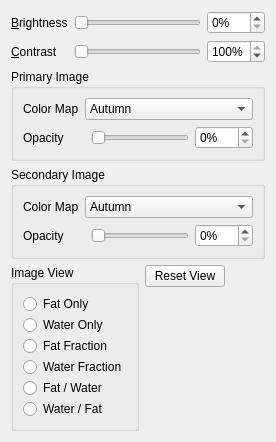
          <widget class="QWidget" name="axialDisplayTab">
           <attribute name="title">
            <string>Axial &amp;Display</string>
           </attribute>
           <layout class="QGridLayout" name="gridLayout_3">
            <item row="2" column="0" colspan="3">
             <widget class="QGroupBox" name="primaryImageBox">
              <property name="sizePolicy">
               <sizepolicy hsizetype="Preferred" vsizetype="Preferred">
                <horstretch>0</horstretch>
                <verstretch>0</verstretch>
               </sizepolicy>
              </property>
              <property name="toolTip">
               <string>&lt;html&gt;&lt;head/&gt;&lt;body&gt;&lt;p&gt;&lt;span style=&quot; font-weight:600;&quot;&gt;Primary Image&lt;/span&gt;&lt;/p&gt;&lt;p&gt;&lt;br/&gt;&lt;/p&gt;&lt;p&gt;The primary image is the image drawn &lt;span style=&quot; text-decoration: underline;&quot;&gt;first&lt;/span&gt; in the axial widget view. The primary image is set based on the options in the &lt;span style=&quot; font-weight:600; text-decoration: underline;&quot;&gt;Image View&lt;/span&gt;&lt;/p&gt;&lt;/body&gt;&lt;/html&gt;</string>
              </property>
              <property name="toolTipDuration">
               <number>4000</number>
              </property>
              <property name="title">
               <string>Primary Image</string>
              </property>
              <layout class="QGridLayout" name="gridLayout_7">
               <item row="0" column="0">
                <widget class="QLabel" name="label_24">
                 <property name="text">
                  <string>Color Map</string>
                 </property>
                 <property name="buddy">
                  <cstring>primColorMapComboBox</cstring>
                 </property>
                </widget>
               </item>
               <item row="1" column="0" colspan="2">
                <widget class="QLabel" name="label_25">
                 <property name="text">
                  <string>Opacity</string>
                 </property>
                 <property name="buddy">
                  <cstring>primOpacitySlider</cstring>
                 </property>
                </widget>
               </item>
               <item row="1" column="2">
                <widget class="QSlider" name="primOpacitySlider">
                 <property name="toolTip">
                  <string>&lt;html&gt;&lt;head/&gt;&lt;body&gt;&lt;p&gt;&lt;span style=&quot; font-weight:600;&quot;&gt;Change Primary Opacity&lt;/span&gt;&lt;/p&gt;&lt;p&gt;Drag slider left and right to change the opacity of the primary image displayed on the main widget.&lt;/p&gt;&lt;/body&gt;&lt;/html&gt;</string>
                 </property>
                 <property name="toolTipDuration">
                  <number>4000</number>
                 </property>
                 <property name="maximum">
                  <number>100</number>
                 </property>
                 <property name="orientation">
                  <enum>Qt::Horizontal</enum>
                 </property>
                </widget>
               </item>
               <item row="1" column="3">
                <widget class="QSpinBox" name="primOpacitySpinBox">
                 <property name="toolTip">
                  <string>&lt;html&gt;&lt;head/&gt;&lt;body&gt;&lt;p&gt;&lt;span style=&quot; font-weight:600;&quot;&gt;Change Primary Opacity&lt;/span&gt;&lt;/p&gt;&lt;p&gt;Enter percentage or use up/down arrows to change the opacity of the primary image displayed on the main widget.&lt;/p&gt;&lt;/body&gt;&lt;/html&gt;</string>
                 </property>
                 <property name="toolTipDuration">
                  <number>4000</number>
                 </property>
                 <property name="suffix">
                  <string>%</string>
                 </property>
                 <property name="maximum">
                  <number>100</number>
                 </property>
                </widget>
               </item>
               <item row="0" column="1" colspan="3">
                <widget class="QComboBox" name="primColorMapComboBox">
                 <property name="sizePolicy">
                  <sizepolicy hsizetype="Expanding" vsizetype="Fixed">
                   <horstretch>0</horstretch>
                   <verstretch>0</verstretch>
                  </sizepolicy>
                 </property>
                 <property name="toolTip">
                  <string>&lt;html&gt;&lt;head/&gt;&lt;body&gt;&lt;p&gt;&lt;span style=&quot; font-weight:600;&quot;&gt;Change Primary Color Map&lt;/span&gt;&lt;/p&gt;&lt;p&gt;Select a color map for the primary image. This is a mapping from intensity in the primary image (0.0 -&amp;gt; 1.0) to colors. &lt;/p&gt;&lt;p&gt;A typical example is grayscale which is (0, 0, 0) -&amp;gt; (1, 1, 1) color mapping.&lt;/p&gt;&lt;/body&gt;&lt;/html&gt;</string>
                 </property>
                 <property name="toolTipDuration">
                  <number>4000</number>
                 </property>
                 <property name="maxVisibleItems">
                  <number>13</number>
                 </property>
                 <item>
                  <property name="text">
                   <string>Autumn</string>
                  </property>
                 </item>
                 <item>
                  <property name="text">
                   <string>Bone</string>
                  </property>
                 </item>
                 <item>
                  <property name="text">
                   <string>Cool</string>
                  </property>
                 </item>
                 <item>
                  <property name="text">
                   <string>Copper</string>
                  </property>
                 </item>
                 <item>
                  <property name="text">
                   <string>Gray</string>
                  </property>
                 </item>
                 <item>
                  <property name="text">
                   <string>Hot</string>
                  </property>
                 </item>
                 <item>
                  <property name="text">
                   <string>HSV</string>
                  </property>
                 </item>
                 <item>
                  <property name="text">
                   <string>Jet</string>
                  </property>
                 </item>
                 <item>
                  <property name="text">
                   <string>Parula</string>
                  </property>
                 </item>
                 <item>
                  <property name="text">
                   <string>Pink</string>
                  </property>
                 </item>
                 <item>
                  <property name="text">
                   <string>Spring</string>
                  </property>
                 </item>
                 <item>
                  <property name="text">
                   <string>Summer</string>
                  </property>
                 </item>
                 <item>
                  <property name="text">
                   <string>Winter</string>
                  </property>
                 </item>
                 <item>
                  <property name="text">
                   <string>Red</string>
                  </property>
                 </item>
                 <item>
                  <property name="text">
                   <string>Green</string>
                  </property>
                 </item>
                 <item>
                  <property name="text">
                   <string>Blue</string>
                  </property>
                 </item>
                 <item>
                  <property name="text">
                   <string>RedWhite</string>
                  </property>
                 </item>
                 <item>
                  <property name="text">
                   <string>GreenWhite</string>
                  </property>
                 </item>
                </widget>
               </item>
              </layout>
             </widget>
            </item>
            <item row="3" column="0" colspan="3">
             <widget class="QGroupBox" name="secondaryImageBox">
              <property name="sizePolicy">
               <sizepolicy hsizetype="Preferred" vsizetype="Preferred">
                <horstretch>0</horstretch>
                <verstretch>0</verstretch>
               </sizepolicy>
              </property>
              <property name="toolTip">
               <string>&lt;html&gt;&lt;head/&gt;&lt;body&gt;&lt;p&gt;&lt;span style=&quot; font-weight:600;&quot;&gt;Secondary Image&lt;/span&gt;&lt;/p&gt;&lt;p&gt;&lt;br/&gt;&lt;/p&gt;&lt;p&gt;The secondary image is the image drawn &lt;span style=&quot; text-decoration: underline;&quot;&gt;second&lt;/span&gt; in the axial widget view. The secondary image is set based on the options in the &lt;span style=&quot; font-weight:600; text-decoration: underline;&quot;&gt;Image View.&lt;/span&gt;&lt;/p&gt;&lt;p&gt;&lt;br/&gt;&lt;/p&gt;&lt;p&gt;The secondary image is only applicable for &lt;span style=&quot; font-weight:600; text-decoration: underline;&quot;&gt;Fat/Water&lt;/span&gt; and &lt;span style=&quot; font-weight:600; text-decoration: underline;&quot;&gt;Water/Fat&lt;/span&gt; options.&lt;/p&gt;&lt;/body&gt;&lt;/html&gt;</string>
              </property>
              <property name="toolTipDuration">
               <number>4000</number>
              </property>
              <property name="title">
               <string>Secondary Image</string>
              </property>
              <layout class="QGridLayout" name="gridLayout_8">
               <item row="0" column="0">
                <widget class="QLabel" name="label_12">
                 <property name="text">
                  <string>Color Map</string>
                 </property>
                 <property name="buddy">
                  <cstring>secdColorMapComboBox</cstring>
                 </property>
                </widget>
               </item>
               <item row="1" column="0" colspan="2">
                <widget class="QLabel" name="label_13">
                 <property name="text">
                  <string>Opacity</string>
                 </property>
                 <property name="buddy">
                  <cstring>secdOpacitySlider</cstring>
                 </property>
                </widget>
               </item>
               <item row="1" column="2">
                <widget class="QSlider" name="secdOpacitySlider">
                 <property name="toolTip">
                  <string>&lt;html&gt;&lt;head/&gt;&lt;body&gt;&lt;p&gt;&lt;span style=&quot; font-weight:600;&quot;&gt;Change Secondary Opacity&lt;/span&gt;&lt;/p&gt;&lt;p&gt;Drag slider left and right to change the opacity of the secondary image displayed on the main widget.&lt;/p&gt;&lt;/body&gt;&lt;/html&gt;</string>
                 </property>
                 <property name="toolTipDuration">
                  <number>4000</number>
                 </property>
                 <property name="maximum">
                  <number>100</number>
                 </property>
                 <property name="orientation">
                  <enum>Qt::Horizontal</enum>
                 </property>
                </widget>
               </item>
               <item row="1" column="3">
                <widget class="QSpinBox" name="secdOpacitySpinBox">
                 <property name="toolTip">
                  <string>&lt;html&gt;&lt;head/&gt;&lt;body&gt;&lt;p&gt;&lt;span style=&quot; font-weight:600;&quot;&gt;Change Secondary Opacity&lt;/span&gt;&lt;/p&gt;&lt;p&gt;Enter percentage or use up/down arrows to change the opacity of the secondary image displayed on the main widget.&lt;/p&gt;&lt;/body&gt;&lt;/html&gt;</string>
                 </property>
                 <property name="toolTipDuration">
                  <number>4000</number>
                 </property>
                 <property name="suffix">
                  <string>%</string>
                 </property>
                 <property name="maximum">
                  <number>100</number>
                 </property>
                </widget>
               </item>
               <item row="0" column="1" colspan="3">
                <widget class="QComboBox" name="secdColorMapComboBox">
                 <property name="sizePolicy">
                  <sizepolicy hsizetype="Expanding" vsizetype="Fixed">
                   <horstretch>0</horstretch>
                   <verstretch>0</verstretch>
                  </sizepolicy>
                 </property>
                 <property name="toolTip">
                  <string>&lt;html&gt;&lt;head/&gt;&lt;body&gt;&lt;p&gt;&lt;span style=&quot; font-weight:600;&quot;&gt;Change Secondary Color Map&lt;/span&gt;&lt;/p&gt;&lt;p&gt;Select a color map for the secondary image. This is a mapping from intensity in the primary image (0.0 -&amp;gt; 1.0) to colors. &lt;/p&gt;&lt;p&gt;A typical example is grayscale which is (0, 0, 0) -&amp;gt; (1, 1, 1) color mapping.&lt;/p&gt;&lt;/body&gt;&lt;/html&gt;</string>
                 </property>
                 <property name="toolTipDuration">
                  <number>4000</number>
                 </property>
                 <property name="maxVisibleItems">
                  <number>13</number>
                 </property>
                 <item>
                  <property name="text">
                   <string>Autumn</string>
                  </property>
                 </item>
                 <item>
                  <property name="text">
                   <string>Bone</string>
                  </property>
                 </item>
                 <item>
                  <property name="text">
                   <string>Cool</string>
                  </property>
                 </item>
                 <item>
                  <property name="text">
                   <string>Copper</string>
                  </property>
                 </item>
                 <item>
                  <property name="text">
                   <string>Gray</string>
                  </property>
                 </item>
                 <item>
                  <property name="text">
                   <string>Hot</string>
                  </property>
                 </item>
                 <item>
                  <property name="text">
                   <string>HSV</string>
                  </property>
                 </item>
                 <item>
                  <property name="text">
                   <string>Jet</string>
                  </property>
                 </item>
                 <item>
                  <property name="text">
                   <string>Parula</string>
                  </property>
                 </item>
                 <item>
                  <property name="text">
                   <string>Pink</string>
                  </property>
                 </item>
                 <item>
                  <property name="text">
                   <string>Spring</string>
                  </property>
                 </item>
                 <item>
                  <property name="text">
                   <string>Summer</string>
                  </property>
                 </item>
                 <item>
                  <property name="text">
                   <string>Winter</string>
                  </property>
                 </item>
                 <item>
                  <property name="text">
                   <string>Red</string>
                  </property>
                 </item>
                 <item>
                  <property name="text">
                   <string>Green</string>
                  </property>
                 </item>
                 <item>
                  <property name="text">
                   <string>Blue</string>
                  </property>
                 </item>
                 <item>
                  <property name="text">
                   <string>RedWhite</string>
                  </property>
                 </item>
                 <item>
                  <property name="text">
                   <string>GreenWhite</string>
                  </property>
                 </item>
                </widget>
               </item>
              </layout>
             </widget>
            </item>
            <item row="0" column="2">
             <widget class="QSpinBox" name="brightnessSpinBox">
              <property name="toolTip">
               <string>&lt;html&gt;&lt;head/&gt;&lt;body&gt;&lt;p&gt;&lt;span style=&quot; font-weight:600;&quot;&gt;Change Brightness&lt;/span&gt;&lt;/p&gt;&lt;p&gt;Enter percentage or use up/down arrows to change the brightness currently displayed on the main widget.&lt;/p&gt;&lt;/body&gt;&lt;/html&gt;</string>
              </property>
              <property name="toolTipDuration">
               <number>4000</number>
              </property>
              <property name="suffix">
               <string>%</string>
              </property>
              <property name="maximum">
               <number>100</number>
              </property>
             </widget>
            </item>
            <item row="1" column="0">
             <widget class="QLabel" name="contrastLabel">
              <property name="text">
               <string>&amp;Contrast</string>
              </property>
              <property name="buddy">
               <cstring>contrastSlider</cstring>
              </property>
             </widget>
            </item>
            <item row="1" column="1">
             <widget class="QSlider" name="contrastSlider">
              <property name="focusPolicy">
               <enum>Qt::StrongFocus</enum>
              </property>
              <property name="toolTip">
               <string>&lt;html&gt;&lt;head/&gt;&lt;body&gt;&lt;p&gt;&lt;span style=&quot; font-weight:600;&quot;&gt;Adjust Contrast&lt;/span&gt;&lt;/p&gt;&lt;p&gt;Drag slider left and right to change the contrast of the axial slice currently displayed on the main widget&lt;/p&gt;&lt;/body&gt;&lt;/html&gt;</string>
              </property>
              <property name="toolTipDuration">
               <number>4000</number>
              </property>
              <property name="maximum">
               <number>100</number>
              </property>
              <property name="orientation">
               <enum>Qt::Horizontal</enum>
              </property>
             </widget>
            </item>
            <item row="0" column="1">
             <widget class="QSlider" name="brightnessSlider">
              <property name="focusPolicy">
               <enum>Qt::StrongFocus</enum>
              </property>
              <property name="toolTip">
               <string>&lt;html&gt;&lt;head/&gt;&lt;body&gt;&lt;p&gt;&lt;span style=&quot; font-weight:600;&quot;&gt;Adjust Brightness&lt;/span&gt;&lt;/p&gt;&lt;p&gt;Drag slider left and right to change the brightness of the axial slice currently displayed on the main widget&lt;/p&gt;&lt;/body&gt;&lt;/html&gt;</string>
              </property>
              <property name="toolTipDuration">
               <number>4000</number>
              </property>
              <property name="maximum">
               <number>100</number>
              </property>
              <property name="orientation">
               <enum>Qt::Horizontal</enum>
              </property>
             </widget>
            </item>
            <item row="1" column="2">
             <widget class="QSpinBox" name="contrastSpinBox">
              <property name="toolTip">
               <string>&lt;html&gt;&lt;head/&gt;&lt;body&gt;&lt;p&gt;&lt;span style=&quot; font-weight:600;&quot;&gt;Change Contrast&lt;/span&gt;&lt;/p&gt;&lt;p&gt;Enter percentage or use up/down arrows to change the contrast currently displayed on the main widget.&lt;/p&gt;&lt;/body&gt;&lt;/html&gt;</string>
              </property>
              <property name="toolTipDuration">
               <number>4000</number>
              </property>
              <property name="suffix">
               <string>%</string>
              </property>
              <property name="maximum">
               <number>100</number>
              </property>
              <property name="value">
               <number>100</number>
              </property>
             </widget>
            </item>
            <item row="4" column="0" colspan="3">
             <layout class="QGridLayout" name="gridLayout_5">
              <item row="0" column="1">
               <layout class="QVBoxLayout" name="verticalLayout_2">
                <property name="rightMargin">
                 <number>0</number>
                </property>
                <property name="bottomMargin">
                 <number>0</number>
                </property>
                <item>
                 <widget class="QPushButton" name="resetViewBtn">
                  <property name="toolTip">
                   <string>&lt;html&gt;&lt;head/&gt;&lt;body&gt;&lt;p&gt;&lt;span style=&quot; font-weight:600;&quot;&gt;Reset View&lt;/span&gt;&lt;/p&gt;&lt;p&gt;Resets the axial slice view and coronal slice view to center with no scaling.&lt;/p&gt;&lt;p&gt;&lt;span style=&quot; font-weight:600;&quot;&gt;Note: &lt;/span&gt;This does &lt;span style=&quot; font-weight:600; text-decoration: underline;&quot;&gt;NOT&lt;/span&gt; change the current location of the user.&lt;/p&gt;&lt;p&gt;Shortcut: &lt;span style=&quot; font-weight:600;&quot;&gt;Space bar&lt;/span&gt;&lt;/p&gt;&lt;/body&gt;&lt;/html&gt;</string>
                  </property>
                  <property name="toolTipDuration">
                   <number>4000</number>
                  </property>
                  <property name="text">
                   <string>Reset View</string>
                  </property>
                  <property name="shortcut">
                   <string>Space</string>
                  </property>
                 </widget>
                </item>
                <item>
                 <spacer name="verticalSpacer_2">
                  <property name="orientation">
                   <enum>Qt::Vertical</enum>
                  </property>
                  <property name="sizeHint" stdset="0">
                   <size>
                    <width>20</width>
                    <height>40</height>
                   </size>
                  </property>
                 </spacer>
                </item>
               </layout>
              </item>
              <item row="0" column="0">
               <widget class="QGroupBox" name="sliceViewBox_3">
                <property name="sizePolicy">
                 <sizepolicy hsizetype="Preferred" vsizetype="Maximum">
                  <horstretch>0</horstretch>
                  <verstretch>0</verstretch>
                 </sizepolicy>
                </property>
                <property name="toolTip">
                 <string/>
                </property>
                <property name="title">
                 <string>Image View</string>
                </property>
                <layout class="QVBoxLayout" name="verticalLayout_5">
                 <property name="spacing">
                  <number>1</number>
                 </property>
                 <item>
                  <widget class="QRadioButton" name="fatRadioBtn">
                   <property name="toolTip">
                    <string>&lt;html&gt;&lt;head/&gt;&lt;body&gt;&lt;p&gt;&lt;span style=&quot; font-weight:600;&quot;&gt;Fat Only&lt;/span&gt;&lt;/p&gt;&lt;p&gt;Displays only the fat image from the NIFTI files.&lt;/p&gt;&lt;p&gt;&lt;span style=&quot; font-weight:600;&quot;&gt;Primary Image: &lt;/span&gt;Fat image&lt;/p&gt;&lt;p&gt;&lt;span style=&quot; font-weight:600;&quot;&gt;Secondary Image: &lt;/span&gt;N/A&lt;/p&gt;&lt;/body&gt;&lt;/html&gt;</string>
                   </property>
                   <property name="toolTipDuration">
                    <number>4000</number>
                   </property>
                   <property name="statusTip">
                    <string/>
                   </property>
                   <property name="text">
                    <string>Fat Only</string>
                   </property>
                  </widget>
                 </item>
                 <item>
                  <widget class="QRadioButton" name="waterRadioBtn">
                   <property name="toolTip">
                    <string>&lt;html&gt;&lt;head/&gt;&lt;body&gt;&lt;p&gt;&lt;span style=&quot; font-weight:600;&quot;&gt;Water Only&lt;/span&gt;&lt;/p&gt;&lt;p&gt;Displays only the water image from the NIFTI files.&lt;/p&gt;&lt;p&gt;&lt;span style=&quot; font-weight:600;&quot;&gt;Primary Image: &lt;/span&gt;Water image&lt;/p&gt;&lt;p&gt;&lt;span style=&quot; font-weight:600;&quot;&gt;Secondary Image: &lt;/span&gt;N/A&lt;/p&gt;&lt;/body&gt;&lt;/html&gt;</string>
                   </property>
                   <property name="toolTipDuration">
                    <number>4000</number>
                   </property>
                   <property name="text">
                    <string>Water Only</string>
                   </property>
                  </widget>
                 </item>
                 <item>
                  <widget class="QRadioButton" name="fatFracRadioBtn">
                   <property name="toolTip">
                    <string>&lt;html&gt;&lt;head/&gt;&lt;body&gt;&lt;p&gt;&lt;span style=&quot; font-weight:600;&quot;&gt;Fat Fraction&lt;/span&gt;&lt;/p&gt;&lt;p&gt;Displays an image that represents the ratio of fat to water.&lt;/p&gt;&lt;p&gt;Fat Fraction = Fat / (Fat + Water)&lt;/p&gt;&lt;p&gt;&lt;span style=&quot; font-weight:600;&quot;&gt;Primary Image: &lt;/span&gt;Fat Fraction image&lt;/p&gt;&lt;p&gt;&lt;span style=&quot; font-weight:600;&quot;&gt;Secondary Image: &lt;/span&gt;N/A&lt;/p&gt;&lt;/body&gt;&lt;/html&gt;</string>
                   </property>
                   <property name="toolTipDuration">
                    <number>4000</number>
                   </property>
                   <property name="text">
                    <string>Fat Fraction</string>
                   </property>
                  </widget>
                 </item>
                 <item>
                  <widget class="QRadioButton" name="waterFracRadioBtn">
                   <property name="toolTip">
                    <string>&lt;html&gt;&lt;head/&gt;&lt;body&gt;&lt;p&gt;&lt;span style=&quot; font-weight:600;&quot;&gt;Water Fraction&lt;/span&gt;&lt;/p&gt;&lt;p&gt;Displays an image that represents the ratio of water to fat.&lt;/p&gt;&lt;p&gt;Water Fraction = Water / (Fat + Water)&lt;/p&gt;&lt;p&gt;&lt;span style=&quot; font-weight:600;&quot;&gt;Primary Image: &lt;/span&gt;Water Fraction image&lt;/p&gt;&lt;p&gt;&lt;span style=&quot; font-weight:600;&quot;&gt;Secondary Image: &lt;/span&gt;N/A&lt;/p&gt;&lt;/body&gt;&lt;/html&gt;</string>
                   </property>
                   <property name="toolTipDuration">
                    <number>4000</number>
                   </property>
                   <property name="text">
                    <string>Water Fraction</string>
                   </property>
                  </widget>
                 </item>
                 <item>
                  <widget class="QRadioButton" name="fatWaterRadioBtn">
                   <property name="toolTip">
                    <string>&lt;html&gt;&lt;head/&gt;&lt;body&gt;&lt;p&gt;&lt;span style=&quot; font-weight:600;&quot;&gt;Fat / Water&lt;/span&gt;&lt;/p&gt;&lt;p&gt;Displays fat image with water image on top at the specified opacities.&lt;/p&gt;&lt;p&gt;&lt;span style=&quot; font-weight:600;&quot;&gt;Primary Image: &lt;/span&gt;Fat image&lt;/p&gt;&lt;p&gt;&lt;span style=&quot; font-weight:600;&quot;&gt;Secondary Image: &lt;/span&gt;Water image&lt;/p&gt;&lt;/body&gt;&lt;/html&gt;</string>
                   </property>
                   <property name="toolTipDuration">
                    <number>4000</number>
                   </property>
                   <property name="text">
                    <string>Fat / Water</string>
                   </property>
                  </widget>
                 </item>
                 <item>
                  <widget class="QRadioButton" name="waterFatRadioBtn">
                   <property name="toolTip">
                    <string>&lt;html&gt;&lt;head/&gt;&lt;body&gt;&lt;p&gt;&lt;span style=&quot; font-weight:600;&quot;&gt;Water / Fat&lt;/span&gt;&lt;/p&gt;&lt;p&gt;Displays water image with fat image on top at the specified opacities.&lt;/p&gt;&lt;p&gt;&lt;span style=&quot; font-weight:600;&quot;&gt;Primary Image: &lt;/span&gt;Water image&lt;/p&gt;&lt;p&gt;&lt;span style=&quot; font-weight:600;&quot;&gt;Secondary Image: &lt;/span&gt;Fat image&lt;/p&gt;&lt;/body&gt;&lt;/html&gt;</string>
                   </property>
                   <property name="toolTipDuration">
                    <number>4000</number>
                   </property>
                   <property name="text">
                    <string>Water / Fat</string>
                   </property>
                  </widget>
                 </item>
                </layout>
               </widget>
              </item>
              <item row="0" column="2">
               <spacer name="horizontalSpacer">
                <property name="orientation">
                 <enum>Qt::Horizontal</enum>
                </property>
                <property name="sizeHint" stdset="0">
                 <size>
                  <width>40</width>
                  <height>20</height>
                 </size>
                </property>
               </spacer>
              </item>
             </layout>
            </item>
            <item row="0" column="0">
             <widget class="QLabel" name="brightnessLabel">
              <property name="text">
               <string>&amp;Brightness</string>
              </property>
              <property name="buddy">
               <cstring>brightnessSlider</cstring>
              </property>
             </widget>
            </item>
           </layout>
          </widget>
